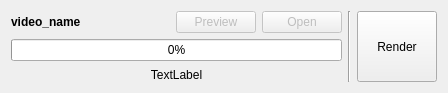
<?xml version="1.0" encoding="UTF-8"?>
<ui version="4.0">
 <class>video_item_widget</class>
 <widget class="QWidget" name="video_item_widget">
  <property name="geometry">
   <rect>
    <x>0</x>
    <y>0</y>
    <width>448</width>
    <height>93</height>
   </rect>
  </property>
  <property name="windowTitle">
   <string>Form</string>
  </property>
  <layout class="QGridLayout" name="gridLayout">
   <item row="0" column="3" rowspan="2">
    <widget class="Line" name="line">
     <property name="orientation">
      <enum>Qt::Vertical</enum>
     </property>
    </widget>
   </item>
   <item row="0" column="1">
    <widget class="QPushButton" name="preview_button">
     <property name="enabled">
      <bool>false</bool>
     </property>
     <property name="text">
      <string>Preview</string>
     </property>
    </widget>
   </item>
   <item row="0" column="0">
    <widget class="QLabel" name="title_label">
     <property name="sizePolicy">
      <sizepolicy hsizetype="Expanding" vsizetype="Preferred">
       <horstretch>0</horstretch>
       <verstretch>0</verstretch>
      </sizepolicy>
     </property>
     <property name="font">
      <font>
       <weight>75</weight>
       <bold>true</bold>
      </font>
     </property>
     <property name="text">
      <string>video_name</string>
     </property>
    </widget>
   </item>
   <item row="0" column="4" rowspan="2">
    <widget class="QPushButton" name="render_button">
     <property name="sizePolicy">
      <sizepolicy hsizetype="Preferred" vsizetype="Preferred">
       <horstretch>0</horstretch>
       <verstretch>0</verstretch>
      </sizepolicy>
     </property>
     <property name="text">
      <string>Render</string>
     </property>
    </widget>
   </item>
   <item row="0" column="2">
    <widget class="QPushButton" name="open_button">
     <property name="enabled">
      <bool>false</bool>
     </property>
     <property name="text">
      <string>Open</string>
     </property>
    </widget>
   </item>
   <item row="1" column="0" colspan="3">
    <layout class="QVBoxLayout" name="verticalLayout">
     <item>
      <widget class="QProgressBar" name="render_progressbar">
       <property name="value">
        <number>0</number>
       </property>
      </widget>
     </item>
     <item>
      <widget class="QLabel" name="render_info_label">
       <property name="text">
        <string>TextLabel</string>
       </property>
       <property name="alignment">
        <set>Qt::AlignCenter</set>
       </property>
      </widget>
     </item>
    </layout>
   </item>
  </layout>
 </widget>
 <resources/>
 <connections/>
</ui>
